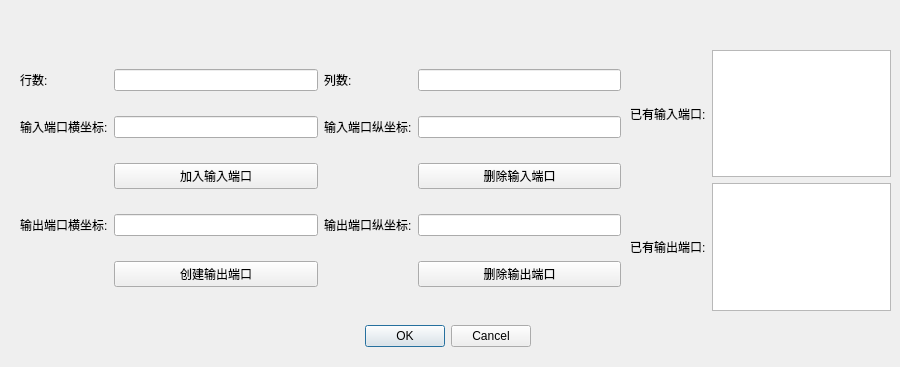
<?xml version="1.0" encoding="UTF-8"?>
<ui version="4.0">
 <class>Option</class>
 <widget class="QDialog" name="Option">
  <property name="geometry">
   <rect>
    <x>0</x>
    <y>0</y>
    <width>900</width>
    <height>367</height>
   </rect>
  </property>
  <property name="windowTitle">
   <string>Dialog</string>
  </property>
  <widget class="QDialogButtonBox" name="buttonBox">
   <property name="geometry">
    <rect>
     <x>190</x>
     <y>320</y>
     <width>341</width>
     <height>32</height>
    </rect>
   </property>
   <property name="orientation">
    <enum>Qt::Horizontal</enum>
   </property>
   <property name="standardButtons">
    <set>QDialogButtonBox::Cancel|QDialogButtonBox::Ok</set>
   </property>
  </widget>
  <widget class="QWidget" name="gridLayoutWidget">
   <property name="geometry">
    <rect>
     <x>20</x>
     <y>50</y>
     <width>601</width>
     <height>261</height>
    </rect>
   </property>
   <layout class="QGridLayout" name="gridLayout">
    <item row="1" column="2">
     <widget class="QLabel" name="label_4">
      <property name="text">
       <string>输入端口纵坐标:</string>
      </property>
     </widget>
    </item>
    <item row="2" column="1">
     <widget class="QPushButton" name="pushButton">
      <property name="text">
       <string>加入输入端口</string>
      </property>
     </widget>
    </item>
    <item row="1" column="1">
     <widget class="QLineEdit" name="lineEdit_3"/>
    </item>
    <item row="4" column="3">
     <widget class="QPushButton" name="pushButton_5">
      <property name="text">
       <string>删除输出端口</string>
      </property>
     </widget>
    </item>
    <item row="0" column="0">
     <widget class="QLabel" name="label_2">
      <property name="text">
       <string>行数:</string>
      </property>
     </widget>
    </item>
    <item row="1" column="0">
     <widget class="QLabel" name="label_3">
      <property name="text">
       <string>输入端口横坐标:</string>
      </property>
     </widget>
    </item>
    <item row="4" column="1">
     <widget class="QPushButton" name="pushButton_2">
      <property name="text">
       <string>创建输出端口</string>
      </property>
     </widget>
    </item>
    <item row="3" column="1">
     <widget class="QLineEdit" name="lineEdit_5"/>
    </item>
    <item row="0" column="1">
     <widget class="QLineEdit" name="lineEdit"/>
    </item>
    <item row="3" column="0">
     <widget class="QLabel" name="label_5">
      <property name="text">
       <string>输出端口横坐标:</string>
      </property>
     </widget>
    </item>
    <item row="3" column="3">
     <widget class="QLineEdit" name="lineEdit_6"/>
    </item>
    <item row="0" column="3">
     <widget class="QLineEdit" name="lineEdit_2"/>
    </item>
    <item row="3" column="2">
     <widget class="QLabel" name="label_6">
      <property name="text">
       <string>输出端口纵坐标:</string>
      </property>
     </widget>
    </item>
    <item row="1" column="3">
     <widget class="QLineEdit" name="lineEdit_4"/>
    </item>
    <item row="2" column="3">
     <widget class="QPushButton" name="pushButton_4">
      <property name="text">
       <string>删除输入端口</string>
      </property>
     </widget>
    </item>
    <item row="0" column="2">
     <widget class="QLabel" name="label">
      <property name="text">
       <string>列数:</string>
      </property>
     </widget>
    </item>
   </layout>
  </widget>
  <widget class="QWidget" name="gridLayoutWidget_2">
   <property name="geometry">
    <rect>
     <x>630</x>
     <y>50</y>
     <width>261</width>
     <height>261</height>
    </rect>
   </property>
   <layout class="QGridLayout" name="gridLayout_2">
    <item row="0" column="1">
     <widget class="QTextBrowser" name="textBrowser"/>
    </item>
    <item row="1" column="1">
     <widget class="QTextBrowser" name="textBrowser_2"/>
    </item>
    <item row="0" column="0">
     <widget class="QLabel" name="label_7">
      <property name="text">
       <string>已有输入端口:</string>
      </property>
     </widget>
    </item>
    <item row="1" column="0">
     <widget class="QLabel" name="label_8">
      <property name="text">
       <string>已有输出端口:</string>
      </property>
     </widget>
    </item>
   </layout>
  </widget>
 </widget>
 <resources/>
 <connections>
  <connection>
   <sender>buttonBox</sender>
   <signal>accepted()</signal>
   <receiver>Option</receiver>
   <slot>accept()</slot>
   <hints>
    <hint type="sourcelabel">
     <x>248</x>
     <y>254</y>
    </hint>
    <hint type="destinationlabel">
     <x>157</x>
     <y>274</y>
    </hint>
   </hints>
  </connection>
  <connection>
   <sender>buttonBox</sender>
   <signal>rejected()</signal>
   <receiver>Option</receiver>
   <slot>reject()</slot>
   <hints>
    <hint type="sourcelabel">
     <x>316</x>
     <y>260</y>
    </hint>
    <hint type="destinationlabel">
     <x>286</x>
     <y>274</y>
    </hint>
   </hints>
  </connection>
 </connections>
</ui>
